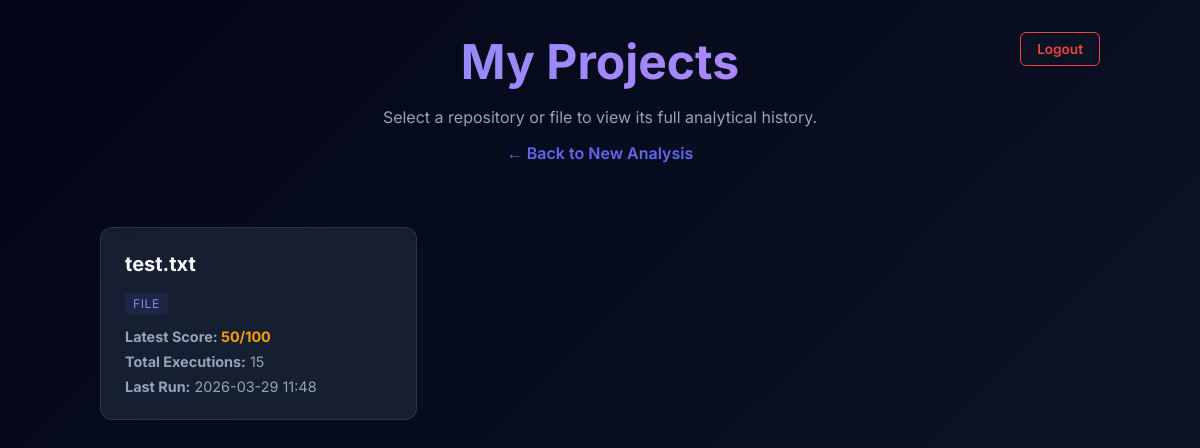
The page /projects (signed in) on the database its author committed.
### models.py (models this page shows)
class PipelineRun(db.Model):
    id = db.Column(db.Integer, primary_key=True)
    user_id = db.Column(db.String, db.ForeignKey('user.id'), nullable=False)
    source = db.Column(db.String, nullable=False) # 'github' or 'file'
    name = db.Column(db.String, nullable=False)   # repo name or file name
    total_time = db.Column(db.Integer, default=0)
    score = db.Column(db.Integer, default=0)
    dep_analysis = db.Column(db.String, nullable=True)
    metrics_payload = db.Column(db.Text, nullable=True)
    timestamp = db.Column(db.DateTime, default=datetime.utcnow)
    steps = db.relationship('PipelineStep', backref='run', lazy=True, cascade="all, delete-orphan")

### app.py (the view)
@app.route('/projects')
@login_required
def projects():
    all_runs = PipelineRun.query.filter_by(user_id=current_user.id).order_by(PipelineRun.timestamp.desc()).all()
    unique_projects = {}
    project_run_counts = {}
    for r in all_runs:
        if r.name not in unique_projects:
            unique_projects[r.name] = r
            project_run_counts[r.name] = 1
        else:
            project_run_counts[r.name] += 1
    return render_template('projects.html', projects=unique_projects.values(), counts=project_run_counts)

### app.py (called while the page is built)
@login_manager.user_loader
def load_user(user_id):
    user = User.query.get(user_id)
    if user:
        return user
    return None

### templates/projects.html (shortened to what this page needs)
<!DOCTYPE html>
<html lang="en">
<head>
</head>
<body>
    <div class="container">
        <header>
            <a href="/logout" style="position: absolute; top: 0; right: 0; color: var(--danger); text-decoration: none; font-weight: 600; padding: 0.5rem 1rem; border: 1px solid var(--danger); border-radius: 6px; transition: all 0.2s; font-size: 0.85rem; background: rgba(15, 23, 42, 0.4);">Logout</a>
            <h1>My Projects</h1>
            <p style="color: var(--text-muted); margin-bottom: 1rem;">Select a repository or file to view its full analytical history.</p>
            <a href="/" class="nav-link">← Back to New Analysis</a>
        </header>
        <div class="projects-grid">
            {% for p in projects %}
            <a href="/history?project={{ p.name }}" class="project-card">
                <div class="project-title">
                    {{ p.name }}
                </div>
                <div>
                    <span class="badge">{{ p.source }}</span>
                </div>
                <div class="project-meta">
                    <div>
                        <strong>Latest Score: </strong>
                        <span class="{% if p.score >= 80 %}score-good{% elif p.score >= 50 %}score-medium{% else %}score-bad{% endif %}">
                            {{ p.score }}/100
                        </span>
                    </div>
                    <div><strong>Total Executions:</strong> {{ counts[p.name] }}</div>
                    <div><strong>Last Run:</strong> {{ p.timestamp.strftime('%Y-%m-%d %H:%M') }}</div>
                </div>
            </a>
            {% else %}
            <div style="grid-column: 1 / -1; text-align: center; color: var(--text-muted); padding: 3rem; background: var(--card-bg); border-radius: 12px; border: 1px dashed var(--card-border);">
                No projects found. Try running your first pipeline check!
            </div>
            {% endfor %}
        </div>
    </div>
</body>
</html>

### templates/projects.html (style rules this page uses)
:root { --primary: #6366f1; --primary-hover: #4f46e5; --bg-color: #0f172a; --text-main: #f8fafc; --text-muted: #94a3b8; --card-bg: rgba(30, 41, 59, 0.7); --card-border: rgba(255, 255, 255, 0.1); --success: #10b981; --warning: #f59e0b; --danger: #ef4444; }
body { font-family: 'Inter', sans-serif; background: linear-gradient(135deg, #020617 0%, #0f172a 100%); color: var(--text-main); min-height: 100vh; display: flex; flex-direction: column; align-items: center; padding: 2rem 1rem; margin: 0; }
.container { width: 100%; max-width: 1000px; display: flex; flex-direction: column; gap: 2rem; }
header { text-align: center; margin-bottom: 2rem; position: relative; }
header h1 { font-size: 3rem; font-weight: 700; background: linear-gradient(to right, #818cf8, #c084fc); -webkit-background-clip: text; background-clip: text; -webkit-text-fill-color: transparent; margin-bottom: 0.5rem; margin-top: 0; }
.nav-link { color: var(--primary); text-decoration: none; font-weight: 600; }
.projects-grid { display: grid; grid-template-columns: repeat(auto-fill, minmax(300px, 1fr)); gap: 1.5rem; }
.project-card { background: var(--card-bg); border: 1px solid var(--card-border); border-radius: 12px; padding: 1.5rem; text-decoration: none; color: var(--text-main); transition: all 0.3s ease; backdrop-filter: blur(12px); -webkit-backdrop-filter: blur(12px); display: flex; flex-direction: column; gap: 1rem; }
.project-title { font-size: 1.25rem; font-weight: 700; display: flex; align-items: center; gap: 0.5rem; word-break: break-all; }
.badge { background: rgba(99, 102, 241, 0.1); color: #818cf8; padding: 0.2rem 0.5rem; border-radius: 4px; font-size: 0.75rem; text-transform: uppercase; letter-spacing: 0.05em; }
.score-medium { color: var(--warning); font-weight: bold; }
.project-meta { font-size: 0.9rem; color: var(--text-muted); display: flex; flex-direction: column; gap: 0.5rem; margin-top: auto; }

### rows shown on the page
PipelineRun: name "test.txt", source "FILE", score "50", name "15", timestamp "2026-03-29 11:48"
